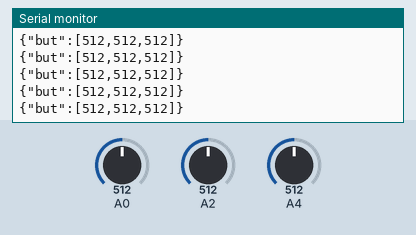
The sketch below on a simulated Arduino Uno, built with avr-gcc and run on an emulated ATmega328P. Shown: the last lines printed to the serial monitor. The test bench sets the inputs (shaded band); at power-on: A0 = 512, A2 = 512, A4 = 512.

Above: at 4.2 s.
4.3 s: A0 set to 987
At 5.1 s:
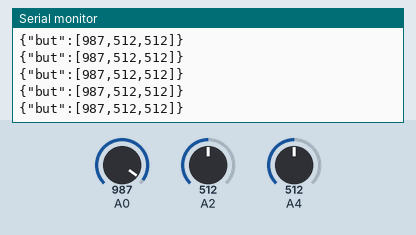
7.3 s: A0 set to 1017
At 8.3 s:
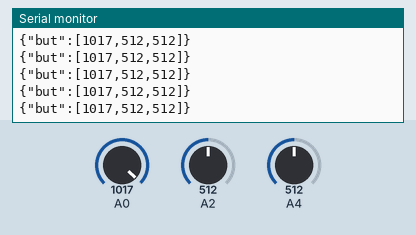
10.3 s: A2 set to 984
At 11.1 s:
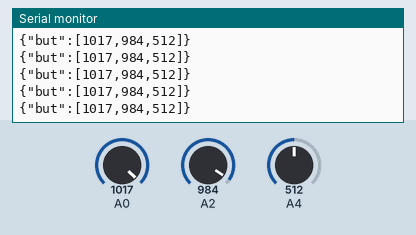
11.8 s: A2 set to 1011
At 12.4 s:
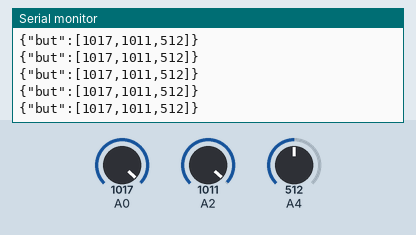
Timing chart, 0 to 14.8 s (numbered marks = the images above; inputs shaded):
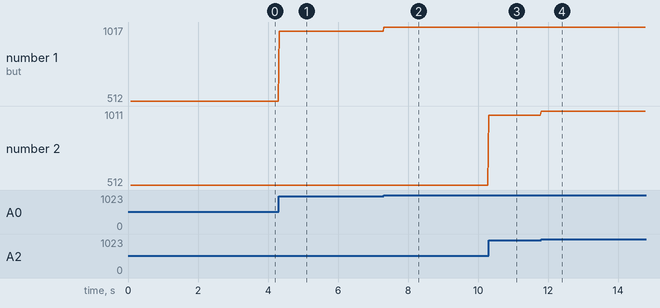

The sketch:

ardurfid.ino
```cpp
#include <MFRC522.h>
#include <SPI.h>

String out;
int but0, but2, but4;

#define RST_PIN  9    //Pin 9 para el reset del RC522
#define SS_PIN  10   //Pin 10 para el SS (SDA) del RC522
MFRC522 mfrc522(SS_PIN, RST_PIN); //Creamos el objeto para el RC522

void setup() {
  Serial.begin(9600); //Iniciamos la comunicación  serial
  SPI.begin();        //Iniciamos el Bus SPI
  mfrc522.PCD_Init(); // Iniciamos  el MFRC522
  //Serial.println("Lectura del UID");
}

void loop() {
    readRfidCard();
    readPanel();
}

void readRfidCard(){
      // Revisamos si hay nuevas tarjetas  presentes
      if ( mfrc522.PICC_IsNewCardPresent())
      {
        //Seleccionamos una tarjeta
        if ( mfrc522.PICC_ReadCardSerial())
        {
              // Enviamos serialemente su UID
              //Serial.print("Card UID:");
              out = "{\"rfid\":\"";
              for (byte i = 0; i < mfrc522.uid.size; i++) {
                      out += mfrc522.uid.uidByte[i] < 0x10 ? " 0" : " ";
                      out += mfrc522.uid.uidByte[i], HEX;
              }
              out += "\"}";
              Serial.println(out);
              // Terminamos la lectura de la tarjeta  actual
              mfrc522.PICC_HaltA();
        }
      }
}

void readPanel() {
  // put your main code here, to run repeatedly:

  but0 = analogRead(A0);
  but2 = analogRead(A2);
  but4 = analogRead(A4);

  if (but0 > 0 && but2 > 0 && but4 >0)
  {
    out = "{\"but\":[";
    out += String(but0);
    out += ",";
    out += String(but2);
    out += ",";
    out += String(but4);
    out += "]}";
    Serial.println(out);
  }
}
```

Measured:
- after the input at 4.3 s, the serial monitor: prints a new line at once (image 1)
- after the input at 7.3 s, the serial monitor: prints a new line at once (image 2)
- after the input at 10.3 s, the serial monitor: prints a new line at once (image 3)
- after the input at 11.8 s, the serial monitor: prints a new line at once (image 4)
- plotted number 1: 512 → 987 after the input at 4.3 s, 987 → 1017 after the input at 7.3 s
- plotted number 2: 512 → 984 after the input at 10.3 s, 984 → 1011 after the input at 11.8 s
